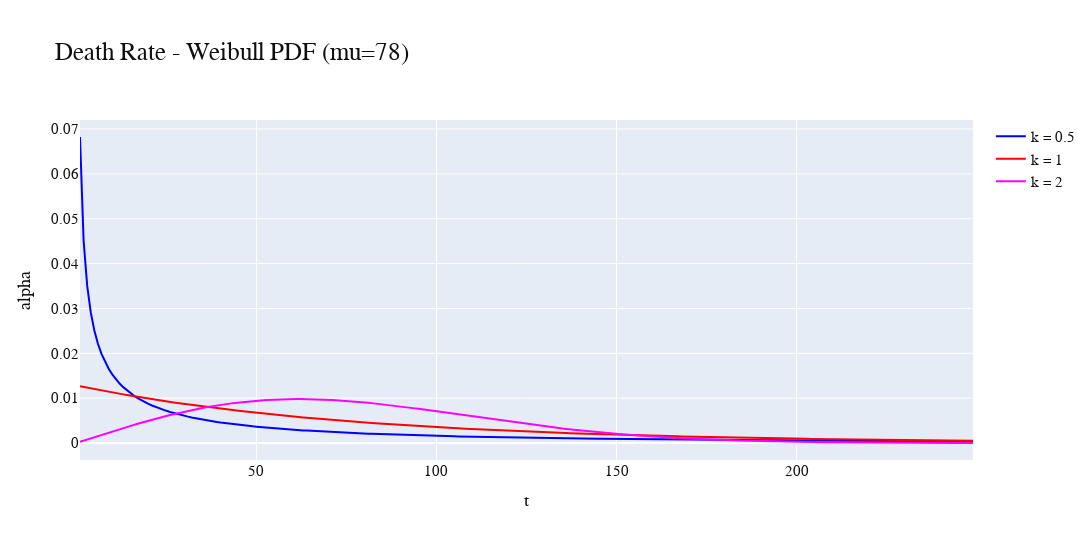

Source (notebook cell):
### Markdown cell above
##### PDF

### Code cell
x, y05, y1, y2 = [], [], [], []
for t in range(1, 250, 1):
    x.append(t)
    y05.append(f_Weibull(t, 0.5, 78))
    y1.append(f_Weibull(t, 1, 78))
    y2.append(f_Weibull(t, 2, 78))

# print(x[:101:])
# print(y05[:101:])
# print(y1[:101:])
# print(y2[:101:])
    
plot(x, x, x, y05, y1, y2, "t", "alpha", "Death Rate - Weibull PDF (mu=78)")

### Figure 1 — Plotly figure (JSON) as saved in the notebook; plotly's stock layout.template omitted (floating-point values rounded to 4 significant figures; data arrays with more than 128 entries replaced by an {"elided": "..."} marker saying what was removed)
{"data": [{"marker": {"color": "blue"}, "mode": "lines", "name": "k = 0.5", "type": "scatter", "x": {"elided": "249 int values"}, "y": {"elided": "249 float values"}}, {"marker": {"color": "red"}, "mode": "lines", "name": "k = 1", "type": "scatter", "x": {"elided": "249 int values"}, "y": {"elided": "249 float values"}}, {"marker": {"color": "magenta"}, "mode": "lines", "name": "k = 2", "type": "scatter", "x": {"elided": "249 int values"}, "y": {"elided": "249 float values"}}], "layout": {"font": {"color": "#0e0f11", "family": "CMU Serif", "size": 15}, "height": 540, "margin": {"b": 80, "t": 120}, "title": {"font": {"size": 25}, "text": "Death Rate - Weibull PDF (mu=78)"}, "width": 1152, "xaxis": {"title": {"text": "t"}}, "yaxis": {"title": {"text": "alpha"}}}}
